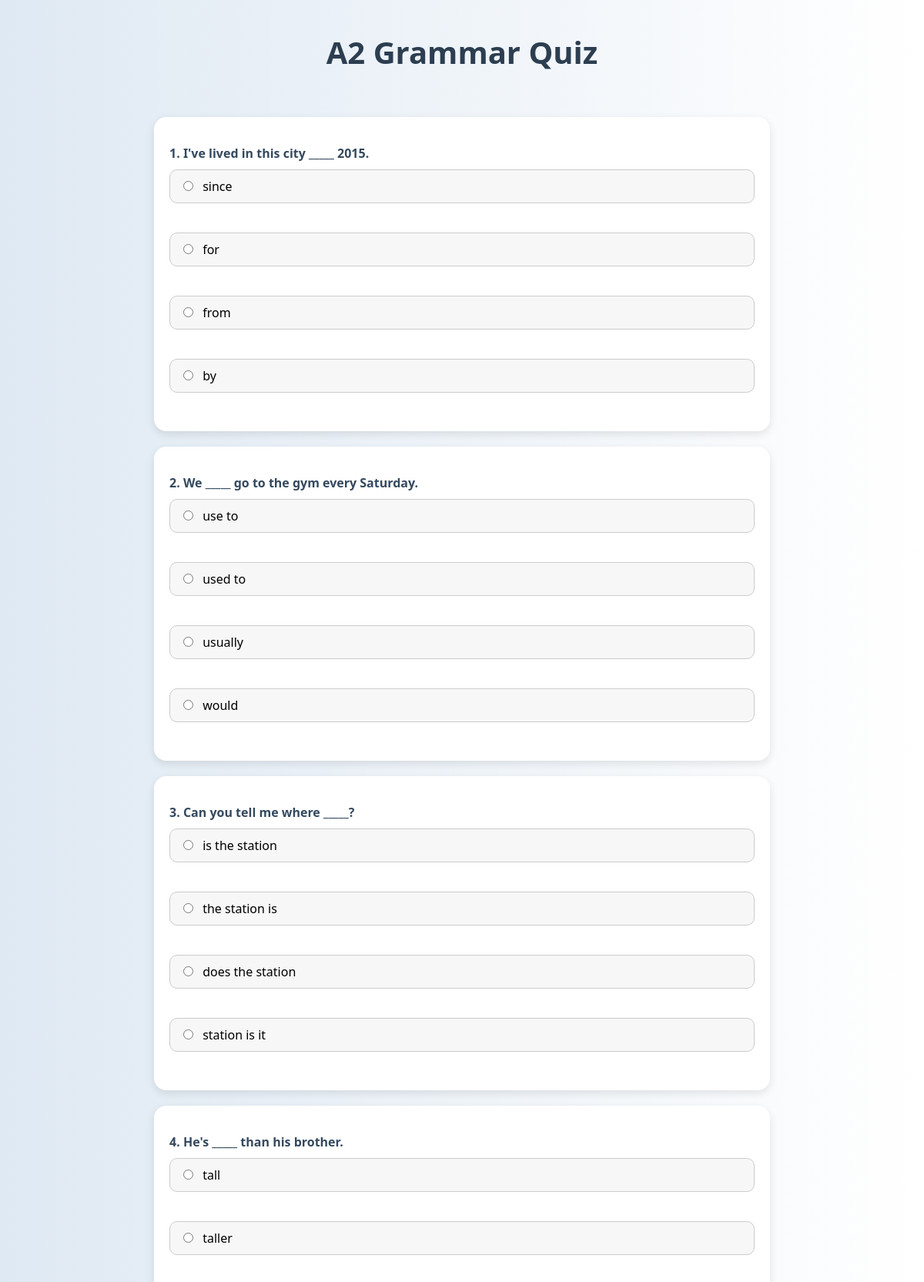
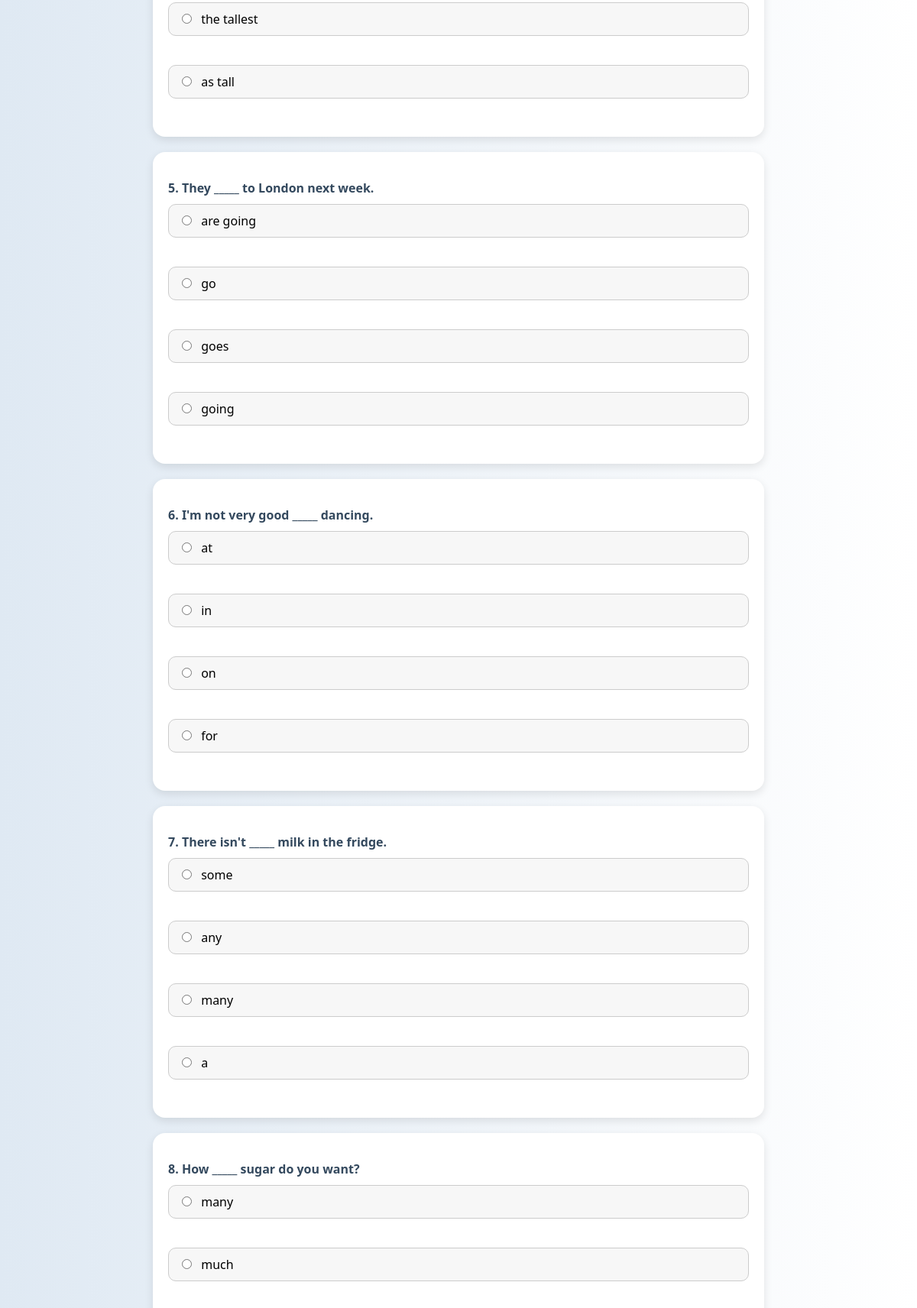
The page /a2 (upper part) on the database its author committed (2 pictures, top to bottom).
### tables this page shows
CREATE TABLE quiz_savollar_a2 (
                id INTEGER PRIMARY KEY AUTOINCREMENT,
                savol TEXT NOT NULL,
                variant1 TEXT NOT NULL,
                variant2 TEXT NOT NULL,
                variant3 TEXT NOT NULL,
                variant4 TEXT NOT NULL,
                togri_index INTEGER NOT NULL
            );

### main.py (the view, shortened to what this page needs)
@app.route("/a2", methods=['GET', 'POST'])
def a2level():
    conn = sqlite3.connect('savollar.db')
    cursor = conn.cursor()
    cursor.execute("SELECT * FROM quiz_savollar_a2")
    savollar = cursor.fetchall()
    conn.close()
    return render_template("a2.html", savollar=savollar)

### templates/a2.html (shortened to what this page needs)
<!DOCTYPE html>
<html lang="en">
<head>
  <link rel="stylesheet" href="../static/a2.css">
</head>
<body>
  <h1>A2 Grammar Quiz</h1>
  <form method="POST">
    {% for savol in savollar %}
    <div class="savol-box">
      <p>{{ loop.index }}. {{ savol[1] }}</p>
      {% for i in range(2, 6) %}
      <label>
        <input type="radio" name="savol_{{ savol[0] }}" value="{{ i - 2 }}">
        {{ savol[i] }}
      </label><br>
      {% endfor %}
    </div>
    {% endfor %}
  </form>
</body>
</html>

### static/a2.css (style rules this page uses)
body { font-family: 'Segoe UI', Tahoma, sans-serif; background: linear-gradient(to right, #dfe9f3, #ffffff); margin: 0; padding: 0; display: flex; flex-direction: column; align-items: center; min-height: 100vh; }
h1 { color: #2c3e50; margin-top: 40px; font-size: 2.5em; text-align: center; }
form { width: 90%; max-width: 800px; margin: 30px auto; }
.savol-box { background-color: #ffffff; border-radius: 16px; box-shadow: 0 4px 12px rgba(0, 0, 0, 0.1); padding: 20px; margin-bottom: 20px; }
.savol-box p { font-weight: 600; color: #34495e; margin-bottom: 10px; }
label { display: block; margin: 8px 0; padding: 10px 12px; background-color: #f7f7f7; border: 1px solid #ccc; border-radius: 10px; cursor: pointer; transition: background-color 0.3s ease; }
input[type="radio"] { margin-right: 8px; }

### rows shown on the page
quiz_savollar_a2: savol "I've lived in this city _____ 2015.", variant1 "since" "for" "from" "by"
quiz_savollar_a2: savol "We _____ go to the gym every Saturday.", variant1 "use to" "used to" "usually" "would"
quiz_savollar_a2: savol "Can you tell me where _____?", variant1 "is the station" "the station is" "does the station" "station is it"
quiz_savollar_a2: savol "He's _____ than his brother.", variant1 "tall" "taller" "the tallest" "as tall"
quiz_savollar_a2: savol "They _____ to London next week.", variant1 "are going" "go" "goes" "going"
quiz_savollar_a2: savol "I'm not very good _____ dancing.", variant1 "at" "in" "on" "for"
quiz_savollar_a2: savol "There isn't _____ milk in the fridge.", variant1 "some" "any" "many" "a"
quiz_savollar_a2: savol "How _____ sugar do you want?", variant1 "many" "much"
